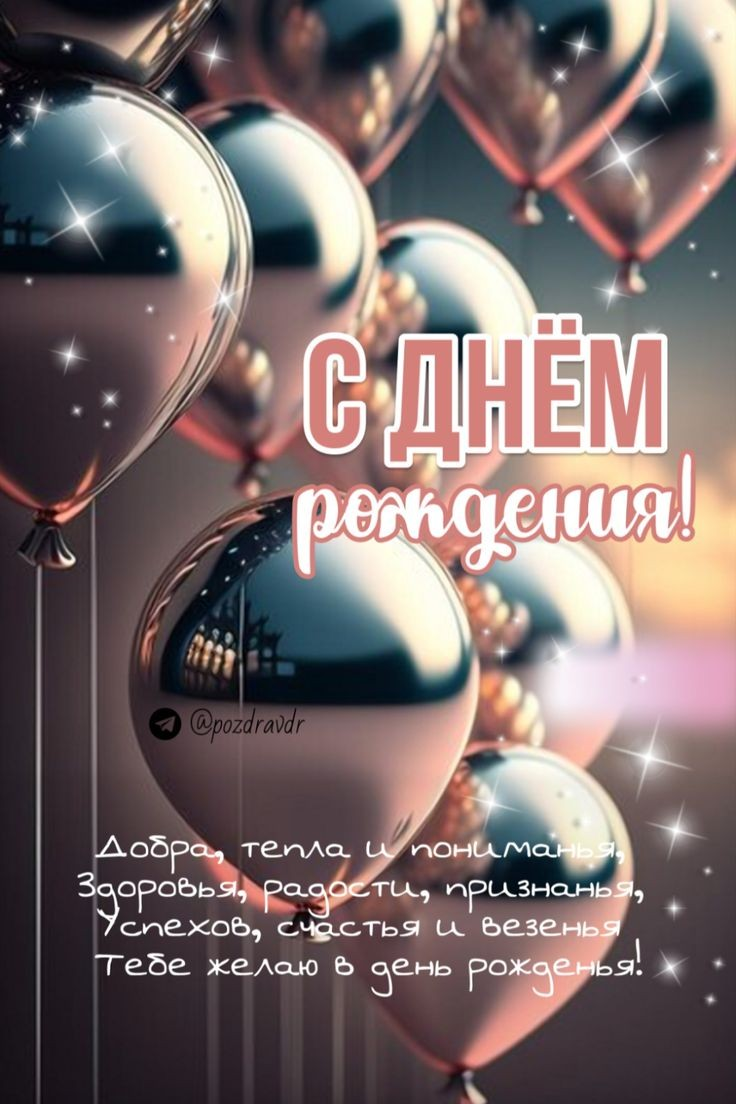
#> input picture src/uploads/0-02-0a-75c18f9c09ad7894d7d07d4b50adb3eda969d83900b4fe9bb703ab64519bbebe_27ff4a4fba8.jpg, 736 x 1104 px
$ python ssim_calculator.py uploads/0-02-0a-75c18f9c09ad7894d7d07d4b50adb3eda969d83900b4fe9bb703ab64519bbebe_27ff4a4fba8.jpg uploads/czNmcy1wcml2YXRlL3Jhd3BpeGVsX2ltYWdlcy93ZWJzaXRlX2NvbnRlbnQvam9iNjgwLTE2Ni1wLWwxZGJ1cTN2LnBuZw.webp   (older library calls are emulated)
#> lines starting #> are read from the running program, lines starting #| are printed output that depends on the picture; long printed decimals are rounded
import sys
from skimage import io, img_as_float
from skimage.metrics import structural_similarity as ssim
from skimage.transform import resize

def calculate_ssim(image1_path, image2_path):
    image1 = img_as_float(io.imread(image1_path))
    image2 = img_as_float(io.imread(image2_path))
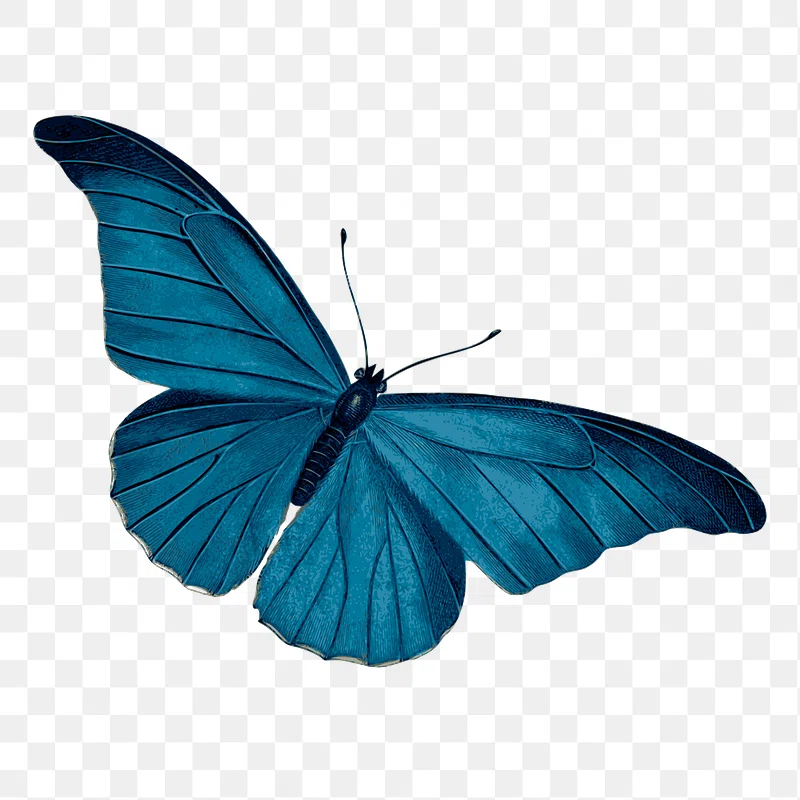
#> input picture src/uploads/czNmcy1wcml2YXRlL3Jhd3BpeGVsX2ltYWdlcy93ZWJzaXRlX2NvbnRlbnQvam9iNjgwLTE2Ni1wLWwxZGJ1cTN2LnBuZw.webp, 800 x 800 px

    # Проверка размеров изображений
    if image1.shape != image2.shape:
        # Изменение размера второго изображения до размера первого
        image2 = resize(image2, image1.shape, anti_aliasing=True)
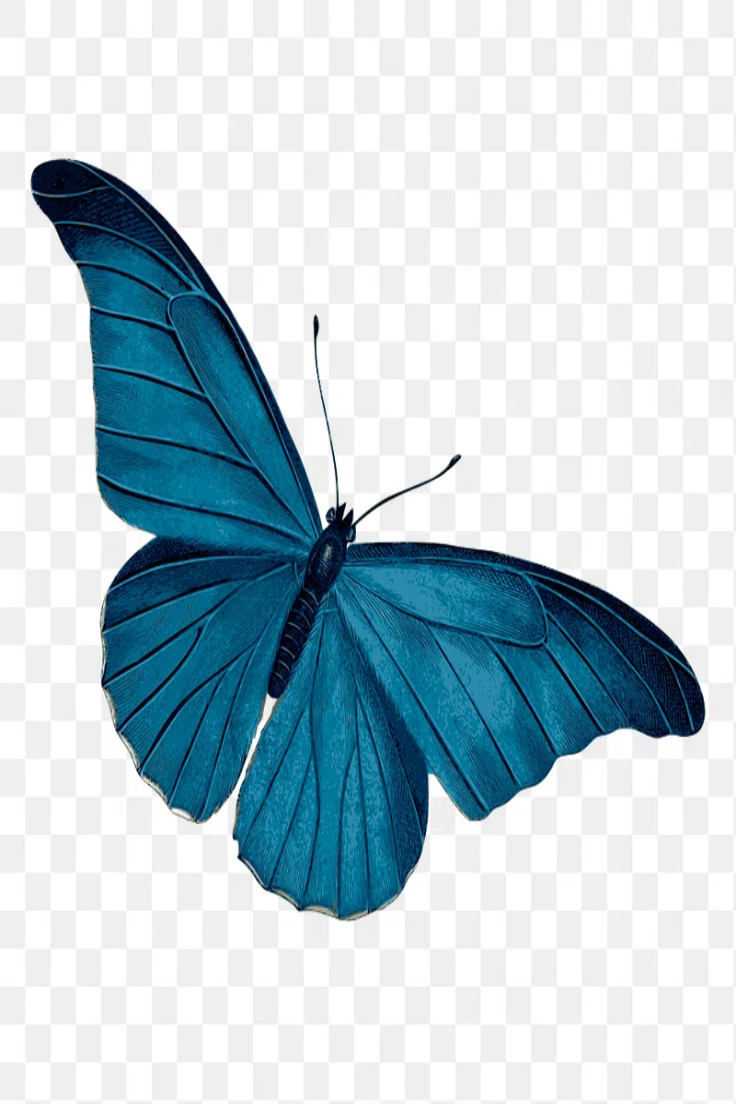
#> image2: shape (1104, 736, 3) float64; mean R, G, B 0.728, 0.802, 0.834

    # Задание размера окна, оси цветового канала и диапазона данных
    ssim_index, _ = ssim(image1, image2, full=True, multichannel=True, win_size=7, channel_axis=-1, data_range=image1.max() - image1.min())
#> ssim_index = 0.263
    return ssim_index

if __name__ == "__main__":
    if len(sys.argv) != 3:
        print("Usage: python ssim_calculator.py <image1.png> <image2.png>")
        sys.exit(1)

    image1_path = sys.argv[1]
    image2_path = sys.argv[2]

    ssim_index = calculate_ssim(image1_path, image2_path)
#> ssim_index = 0.263
    print(f"{ssim_index}")
#| 0.2629
